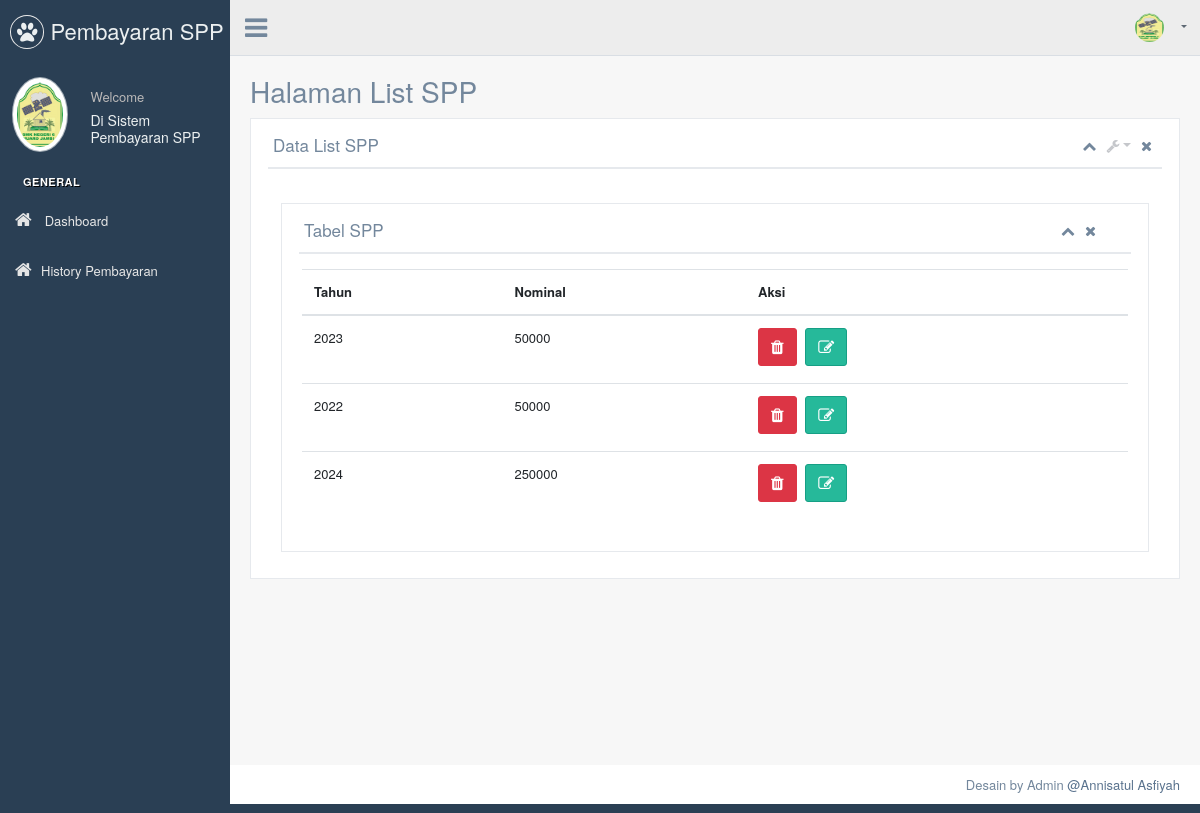
Screenshot of /production/list_spp.php with the database file from the repository.
### tables this page shows
CREATE TABLE `spp` (
  `id_spp` int(11) NOT NULL,
  `tahun` int(11) NOT NULL,
  `nominal` int(11) NOT NULL
);

### production/list_spp.php (the view, shortened to what this page needs)
<!DOCTYPE html>
<html lang="en">
<?php include("head.php")?>
<body class="nav-md">
	<div class="container body">
		<div class="main_container">
		<?php include("sidebar.php")?>
			<div class="top_nav">
			<?php include("header.php")?>
			</div>
			<div class="right_col" role="main">
				<div class="">
					<div class="page-title">
						<div class="title_left">
							<h3>Halaman List SPP</h3>
						</div>
						<div class="title_right">
							<div class="col-md-5 col-sm-5  form-group pull-right top_search">
							</div>
						</div>
					</div>
					<div class="clearfix"></div>
					<div class="row">
						<div class="col-md-12 col-sm-12 ">
							<div class="x_panel">
								<div class="x_title">
									<h2>Data List SPP </h2>
									<ul class="nav navbar-right panel_toolbox">
										<li><a class="collapse-link"><i class="fa fa-chevron-up"></i></a>
										</li>
										<li class="dropdown">
											<a href="#" class="dropdown-toggle" data-toggle="dropdown" role="button" aria-haspopup="true" aria-expanded="false"><i class="fa fa-wrench"></i></a>
										</li>
										<li><a class="close-link"><i class="fa fa-close"></i></a>
										</li>
									</ul>
									<div class="clearfix"></div>
								</div>
								<div class="x_content">
									<br />
									<div class="col-md-12 col-sm-12  ">
                <div class="x_panel">
                  <div class="x_title">
                    <h2>Tabel SPP </h2>
                    <ul class="nav navbar-right panel_toolbox">
                      <li><a class="collapse-link"><i class="fa fa-chevron-up"></i></a>
                      </li>
                      <li><a class="close-link"><i class="fa fa-close"></i></a>
                      </li>
                    </ul>
                    <div class="clearfix"></div>
                  </div>
                  <div class="x_content">
                    <table class="table">
                      <thead>
                        <tr>
                          <th>Tahun</th>
                          <th>Nominal</th>
						  <th>Aksi</th>
                        </tr>
                      </thead>
                      <tbody>
						<?php
						$queryUser = "SELECT * FROM spp";
						$userResult = $conn->query($queryUser);
						if ($userResult->num_rows > 0) {
						while ($user = $userResult->fetch_assoc()) { ?>
						<tr>
							<td><?php echo $user['tahun']; ?></td>
							<td><?php echo $user['nominal']; ?></td>
							<td>
								<a href="hapus_spp.php?id=<?php echo $user['id_spp']; ?>" class="btn btn-danger" onclick="return confirm('Apakah Kamu Yakin?')"><i class="fa fa-trash"></i></a>
								<a href="edit_spp.php?id=<?php echo $user['id_spp']; ?>" class="btn btn-success"><i class="fa fa-edit"></i></a>
							</td>
						</tr>
						<?php }}
						?>
						</tbody>
						</table>
                  </div>
                </div>
              </div>
								</div>
							</div>
						</div>
					</div>
				</div>
			</div>
			<?php include("footer.php")?>
		</div>
	</div>
</body></html>

### rows the page displays
spp: tahun "2023", nominal "50000"
spp: tahun "2022", nominal "50000"
spp: tahun "2024", nominal "250000"
